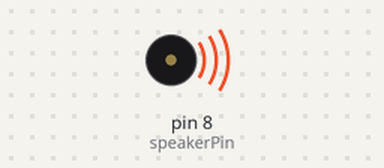
The sketch below on a simulated Arduino Uno, built with avr-gcc and run on an emulated ATmega328P. On the bench: buzzer (waves = sounding).

Above: at 0.1 s.
Timing chart, 0 to 1.6 s (numbered marks = the images above):
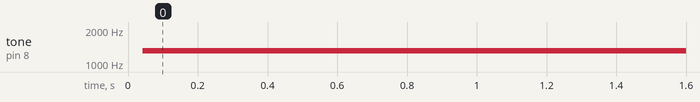

The sketch:

week09_1_arduino_ai_makerUNO_PCM_D8.ino
```cpp
// Q1: MakerUNO 本身可以用 pin 8 的 buzzer 利用 tone() 來發出單調的聲音。
// 有辦法發出比較精彩的聲音嗎? ex. wav or mp3
// (註: 老師教 AI 要10問10答、百問百答, 所以現在要一步步練習問、互動, 找到答案)
// Q2: 請幫我找 PCM 相關的 libraries 我想試試看
// Q3: 如何修改 PCM Library, 讓它利用 pin 8 的軟體 PWM 或其他輸出技術播放 PCM
// 這時, AI 給我們修改後的 MakerUNO_PCM_D8.zip 解開來, 把 MakerUNO_PCM_D8...
// Q4: 我在編譯時, 出現 PCM.h 的錯誤, 訊息如下...
// A: 請把 PCM.cpp PCM.h sounddata.h 都放在你的目錄 week09_1_arduino_ai_makerUNO_PCM_D8

// Maker UNO: turn ON the onboard BUZZER slide switch.
// Board selection: Arduino Uno / ATmega328P / 16 MHz.
// This sketch uses the local modified PCM.cpp, NOT the original D11
#include "PCM.h"
#include "sounddata.h"

extern void checkSoundPWM();

void setup() {
  startPlayback(sounddata, sizeof(sounddata));
}

void loop() {
  checkSoundPWM();
}
```

PCM.cpp
```cpp
#include "PCM.h"
#include <avr/pgmspace.h>
#include <avr/interrupt.h>

const int speakerPin = 8;

volatile const unsigned char *playlist;
volatile int soundLength = 0;
volatile int playIndex = 0;
volatile unsigned char currentSample = 127;
volatile unsigned char pwmCounter = 0;

void startPlayback(const unsigned char *data, int length) {
  playlist = data;
  soundLength = length;
  playIndex = 0;

  pinMode(speakerPin, OUTPUT);

  cli();
  TCCR1A = 0;
  TCCR1B = 0;
  TCNT1  = 0;
  OCR1A = 249;
  TCCR1B |= (1 << WGM12);
  TCCR1B |= (1 << CS11);
  TIMSK1 |= (1 << OCIE1A);
  sei();
}

ISR(TIMER1_COMPA_vect) {
  if (playIndex < soundLength) {
    currentSample = pgm_read_byte(&playlist[playIndex++]);
  } else {
    stopPlayback();
  }
}

void checkSoundPWM() {
  pwmCounter++;
  if (pwmCounter < currentSample) {
    PORTB |= B00000001;
  } else {
    PORTB &= B11111110;
  }
}

void stopPlayback() {
  TIMSK1 &= ~(1 << OCIE1A);
  digitalWrite(speakerPin, LOW);
  soundLength = 0;
}
```

PCM.h
```cpp
#ifndef PCM_H
#define PCM_H

#include <Arduino.h>

void startPlayback(const unsigned char *data, int length);
void stopPlayback();

#endif
```

Source omitted: sounddata.h (data table, 1194 bytes)

Measured:
- by itself, tone on pin 8 (speakerPin): silent → 1314 Hz at 0.04 s
